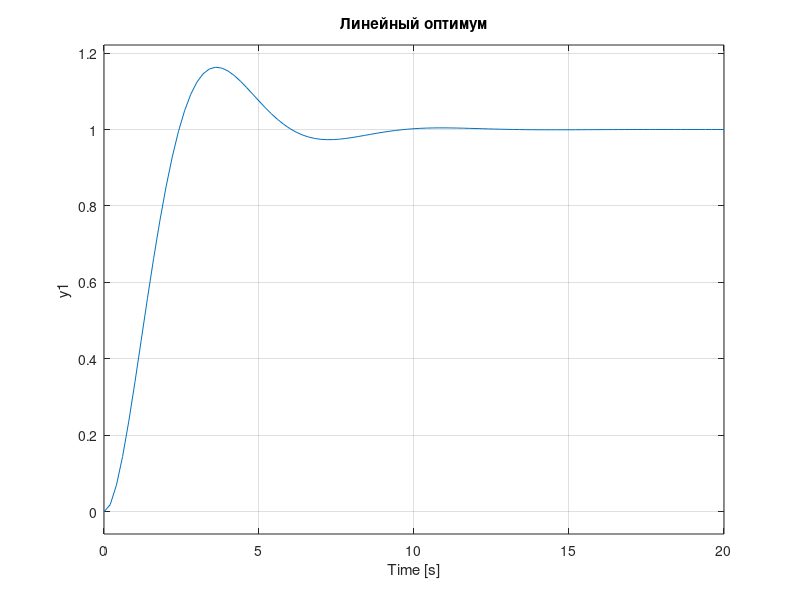

Write MATLAB code to recreate this figure. (Note: this script raises an error after producing the figure.)
clc;
clear;
close all;

%% Параметры
s = tf('s');
Tu = 1;

folder = fullfile(pwd,'figures');
if ~exist(folder,'dir')
    mkdir(folder);
end

%% ============================================
%% 1. ЛИНЕЙНЫЙ ОПТИМУМ
%% ============================================

W_open_lin = 1/(Tu*s*(Tu*s+1));
W_closed_lin = feedback(W_open_lin,1);

%% Переходный процесс
figure;
step(W_closed_lin);
grid on;
title('Линейный оптимум');
saveas(gcf, fullfile(folder,'Lin_Step.png'));

info2 = stepinfo(W_closed_lin,'SettlingTimeThreshold',0.02);
info5 = stepinfo(W_closed_lin,'SettlingTimeThreshold',0.05);

%% ============================================
%% 2. БИНОМИАЛЬНЫЙ ОПТИМУМ (ЭТАЛОННАЯ ЗАМКНУТАЯ МОДЕЛЬ)
%% ============================================

W_closed_bin = 1/(Tu*s + 1)^2;

% Восстанавливаем разомкнутую систему для построения ЛАЧХ
W_open_bin = W_closed_bin/(1 - W_closed_bin);

figure;
step(W_closed_bin);
grid on;
title('Биномиальный оптимум');
saveas(gcf, fullfile(folder,'Bin_Step.png'));

info2_bin = stepinfo(W_closed_bin,'SettlingTimeThreshold',0.02);
info5_bin = stepinfo(W_closed_bin,'SettlingTimeThreshold',0.05);

%% ============================================
%% 3. ОПТИМУМ ПО МОДУЛЮ
%% ============================================

W_open_mod = 1/(2*Tu*s*(Tu*s+1));
W_closed_mod = feedback(W_open_mod,1);

figure;
step(W_closed_mod);
grid on;
title('Оптимум по модулю');
saveas(gcf, fullfile(folder,'Mod_Step.png'));

info2_mod = stepinfo(W_closed_mod,'SettlingTimeThreshold',0.02);
info5_mod = stepinfo(W_closed_mod,'SettlingTimeThreshold',0.05);

%% ============================================
%% 4. СИММЕТРИЧНЫЙ ОПТИМУМ
%% ============================================

W_open_sym = 1/(Tu*s*(Tu*s+1)^2);
W_closed_sym = feedback(W_open_sym,1);

figure;
step(W_closed_sym);
grid on;
title('Симметричный оптимум');
saveas(gcf, fullfile(folder,'Sym_Step.png'));

info2_sym = stepinfo(W_closed_sym,'SettlingTimeThreshold',0.02);
info5_sym = stepinfo(W_closed_sym,'SettlingTimeThreshold',0.05);

%% ============================================
%% 5. АСТАТИЗМ 3 ПОРЯДКА
%% ============================================

W_open_ast = 1/(Tu*s)^3;
W_closed_ast = feedback(W_open_ast,1);

figure;
step(W_closed_ast);
grid on;
title('Астатизм 3 порядка');
saveas(gcf, fullfile(folder,'Ast_Step.png'));

info2_ast = stepinfo(W_closed_ast,'SettlingTimeThreshold',0.02);
info5_ast = stepinfo(W_closed_ast,'SettlingTimeThreshold',0.05);

%% ============================================
%% ТАБЛИЦА 1
%% ============================================

fprintf('\nТАБЛИЦА 1\n');
fprintf('Модель | tp5/Tu | tp2/Tu | Overshoot\n');

fprintf('Линейный | %.4f | %.4f | %.2f\n', ...
    info5.SettlingTime/Tu, info2.SettlingTime/Tu, info2.Overshoot);

fprintf('Биномиальный | %.4f | %.4f | %.2f\n', ...
    info5_bin.SettlingTime/Tu, info2_bin.SettlingTime/Tu, info2_bin.Overshoot);

fprintf('По модулю | %.4f | %.4f | %.2f\n', ...
    info5_mod.SettlingTime/Tu, info2_mod.SettlingTime/Tu, info2_mod.Overshoot);

fprintf('Симметричный | %.4f | %.4f | %.2f\n', ...
    info5_sym.SettlingTime/Tu, info2_sym.SettlingTime/Tu, info2_sym.Overshoot);

fprintf('Астатизм 3 | %.4f | %.4f | %.2f\n', ...
    info5_ast.SettlingTime/Tu, info2_ast.SettlingTime/Tu, info2_ast.Overshoot);

%% ============================================
%% ЛАЧХ И ЗАПАСЫ УСТОЙЧИВОСТИ
%% ============================================

models = {W_open_lin, W_open_bin, W_open_mod, W_open_sym, W_open_ast};
names = {'Lin','Bin','Mod','Sym','Ast'};

fprintf('\nТАБЛИЦА 3\n');
fprintf('Модель | GM(dB) | PM(deg) | M\n');

for i = 1:length(models)
    
    figure;
    margin(models{i});
    grid on;
    saveas(gcf, fullfile(folder, strcat(names{i},'_Bode.png')));
    
    [gm,pm,~,~] = margin(models{i});
    
    Wcl = feedback(models{i},1);
    [mag,~,~] = bode(Wcl);
    M = max(squeeze(mag));
    
    fprintf('%s | %.2f | %.2f | %.2f\n', ...
        names{i}, 20*log10(gm), pm, M);
end

%% ============================================
%% ТАБЛИЦА 2 (g = vt, g = at^2)
%% ============================================

t = 0:0.01:20;
v = 1;
a = 1;

g1 = v*t;
g2 = a*t.^2;

systems = {W_closed_lin, W_closed_bin, W_closed_mod, W_closed_sym, W_closed_ast};

fprintf('\nТАБЛИЦА 2 (ошибки установившиеся)\n');

for i = 1:length(systems)
    
    y1 = lsim(systems{i},g1,t);
    y2 = lsim(systems{i},g2,t);
    
    e1 = abs(g1(end)-y1(end));
    e2 = abs(g2(end)-y2(end));
    
    fprintf('%s | e(vt)=%.4f | e(at2)=%.4f\n', names{i}, e1, e2);
end